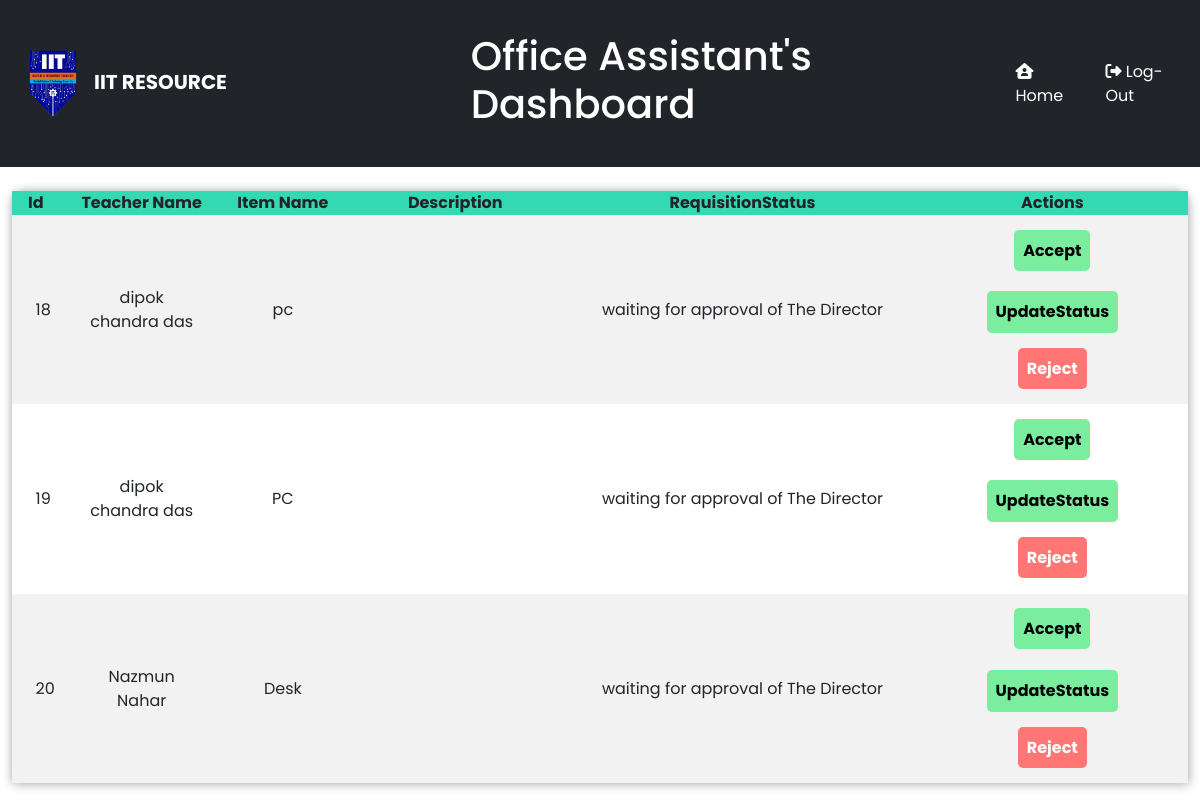
Page /requisitionResponse.php on the committed database.
### tables this page shows
CREATE TABLE `requisition` (
  `id` int(10) UNSIGNED NOT NULL,
  `TeacherName` varchar(255) DEFAULT NULL,
  `ItemName` varchar(255) DEFAULT NULL,
  `Description` varchar(1000) DEFAULT NULL,
  `RequisitionStatus` varchar(1000) DEFAULT NULL,
  `date_of_commencement` timestamp NOT NULL DEFAULT current_timestamp() ON UPDATE current_timestamp()
);

### requisitionResponse.php (the view, shortened to what this page needs)
<!DOCTYPE html>
<html lang="en">
<head>
<link href="https://cdn.jsdelivr.net/npm/bootstrap@5.2.0/dist/css/bootstrap.min.css" rel="stylesheet">
<link rel="stylesheet" href="ManageFiles.css">
</head>
<body>
 <nav class="navbar navbar-expand-lg bg-dark">
    <div class="container-fluid">
      <a class="navbar-brand" href="OfficeAssistantPage.php"><img src="./img/logo.png" width="50px" alt="logo"><span class="navbar-brand mr-2">IIT RESOURCE</span></a>
      <h1>Office Assistant's Dashboard</h1>
      <div class="collapse navbar-collapse" id="navbarNav">
        <ul class="navbar-nav ms-auto">
          <li class="nav-item">
            <a class="nav-link" aria-current="page" href="OfficeAssistantPage.php" style="margin-right: 15px;"><i class="fa-solid fa-house-user"></i> Home</a>
          </li>
          <li class="nav-item">
            <a class="nav-link" href="logout.php"><i class="fa-solid fa-right-from-bracket"></i> Log-Out</a>
          </li>
        </ul>
      </div>
    </div>
  </nav>
<br>
  <?php
     include('DatabaseConnection.php');
    $sql= "select * from requisition where RequisitionStatus != 'Rejected'";
    $fetchRrequisition= mysqli_query($conn,$sql);
    if(mysqli_num_rows($fetchRrequisition) > 0)
    {
  ?>
  <table>
    <tr>
      <th>Id</th>
      <th>Teacher Name</th>
      <th>Item Name</th>
      <th>Description</th>
      <th>RequisitionStatus</th>
      <th>Actions</th>
    </tr>
  <?php
      while($row= mysqli_fetch_assoc($fetchRrequisition))
      {
        $id=$row['id'];
        $TeacherName=$row['TeacherName'];
        $ItemName=$row['ItemName'];
        $Description=$row['description'];
        $requisitionStatus=$row['RequisitionStatus'];
  ?>
                <tr>
                    <td><?php echo $id; ?></td>
                    <td><?php echo $TeacherName; ?> </td>
                    <td><?php echo $ItemName; ?></td>
                    <td><?php echo $Description; ?></td>
                    <td><?php echo $requisitionStatus; ?></td>
                    <td>
                      <a href="acceptRequisition.php?acceptedId=<?php echo $id; ?>" class="update-button">Accept</a><br><br>
                      <button type="button" class="btn update-button updatebtn">UpdateStatus</button><br><br>
                      <a href="rejectRequisition.php?rejectId=<?php echo $id; ?>" class="delete-button">Reject</a>
                    </td>
                </tr>
  <?php
      }
    }
    else
    {
      echo '<script>alert("No requisition info to show.!");
      </script>';
    }
  ?>
    </table>

### ManageFiles.css (style rules this page uses)
* { font-family: 'Poppins', sans-serif; }
* { margin: 0; padding: 0; }
h1 { margin-left: 16%; padding: 2%; color: #ffff; }
body { margin: 0px; padding: 0px; display: flex; flex-direction: column; height: 100vh; }
.btn { margin-top: 2%; }
.delete-button { background-color: #ff7675; padding: 4%; color: white; text-decoration: none; font-weight: bold; border-radius: 5px; }
.update-button { background-color: #7bed9f; padding: 4%; color: black; text-decoration: none; font-weight: bold; border-radius: 5px; border: none; }
table { border-collapse: collapse; margin-left: 1%; text-align: center; border-radius: 12px 12px 0 0; width: 98%; box-shadow: 2px 2px 12px rgba(0, 0, 0, 0.2), -1px -1px 8px rgba(0, 0, 0, 0.2); }
tr { transition: all .2s ease-in; cursor: pointer; }
th { background: #33d9b2; }
td { width: 20px; text-align: center; padding: 2%; }
tr:nth-child(even) { background-color: #f2f2f2; }
.navbar-brand { font-weight: bold; color: #ffffff; margin-left: 1rem; }
.nav-link { color: #ffffff; }
span { pointer-events: none; }

### rows in the picture
requisition: id "18", TeacherName "dipok chandra das", ItemName "pc", RequisitionStatus "waiting for approval of The Director"
requisition: id "19", TeacherName "dipok chandra das", ItemName "PC", RequisitionStatus "waiting for approval of The Director"
requisition: id "20", TeacherName "Nazmun Nahar", ItemName "Desk", RequisitionStatus "waiting for approval of The Director"
